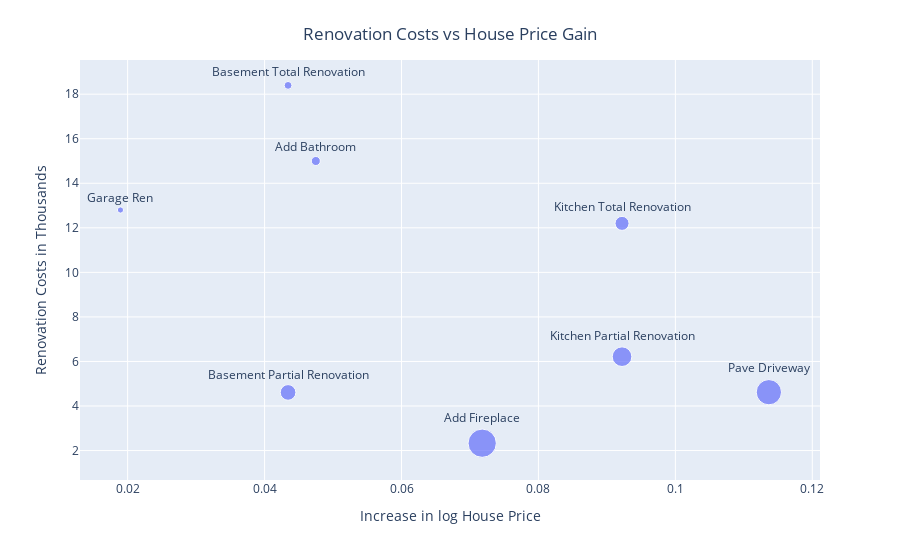

Source (notebook cell):
### Code cell
import plotly.express as px
fig = px.scatter(pc, x="Coef", y="RenCost",
                 text='Feature', 
                 size = 'ProfitCost',
                 labels={
                    'Coef': 'Increase in log House Price',
                    'RenCost': 'Renovation Costs in Thousands',
                    'ProfitCost': 'Profit Cost Ratio'
                    
                })
fig.update_traces(textposition='top center')
fig.update_layout(
    title={
        'text': 'Renovation Costs vs House Price Gain',
        'y':0.95,
        'x':0.5,
        'xanchor': 'center',
        'yanchor': 'top'})

fig.show()

### Figure 1 — Plotly figure (JSON) as saved in the notebook; plotly's stock layout.template omitted (floating-point values rounded to 4 significant figures)
{"data": [{"hovertemplate": "Increase in log House Price=%{x}<br>Renovation Costs in Thousands=%{y}<br>Profit Cost Ratio=%{marker.size}<br>Feature=%{text}<extra></extra>", "legendgroup": "", "marker": {"color": "#636efa", "size": [0.002361, 0.009421, 0.007558, 0.01484, 0.0308, 0.001481, 0.0246, 0.003166], "sizemode": "area", "sizeref": 7.699e-05, "symbol": "circle"}, "mode": "markers+text", "name": "", "orientation": "v", "showlegend": false, "text": ["Basement Total Renovation", "Basement Partial Renovation", "Kitchen Total Renovation", "Kitchen Partial Renovation", "Add Fireplace", "Garage Ren", "Pave Driveway", "Add Bathroom"], "textposition": "top center", "type": "scatter", "x": [0.04343, 0.04343, 0.09221, 0.09221, 0.07179, 0.01895, 0.1137, 0.04748], "xaxis": "x", "y": [18.39, 4.61, 12.2, 6.215, 2.331, 12.8, 4.62, 15], "yaxis": "y"}], "layout": {"legend": {"itemsizing": "constant", "tracegroupgap": 0}, "margin": {"t": 60}, "title": {"text": "Renovation Costs vs House Price Gain", "x": 0.5, "xanchor": "center", "y": 0.95, "yanchor": "top"}, "xaxis": {"anchor": "y", "domain": [0, 1], "title": {"text": "Increase in log House Price"}}, "yaxis": {"anchor": "x", "domain": [0, 1], "title": {"text": "Renovation Costs in Thousands"}}}}
